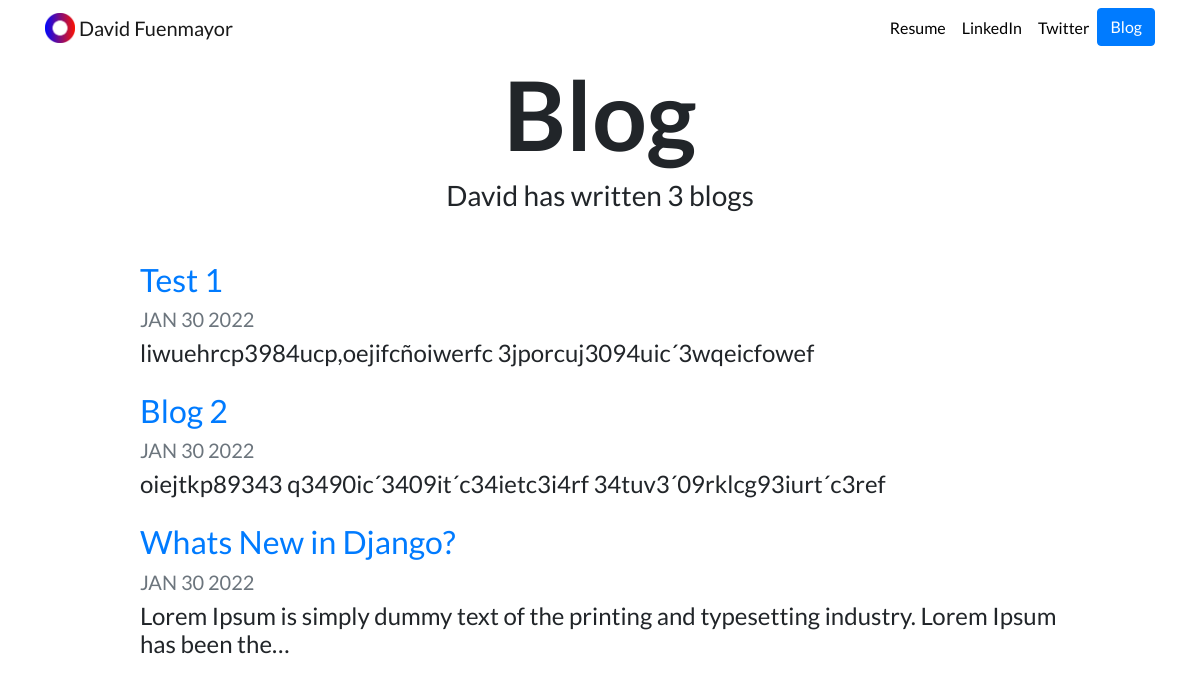
Screenshot of /blog/ with the database file from the repository.
### blog/models.py (models this page shows, shortened)
class Blog(models.Model):
    title = models.CharField(max_length=200)
    description = models.TextField()
    date = models.DateField()

### blog/views.py (the view)
# urls.py: path('', views.all_blogs, name='all_blogs'),
def all_blogs(request):
    blogs = Blog.objects.order_by('-date')
    return render(request, 'blog/all_blogs.html', {'blogs': blogs})

### blog/templates/blog/all_blogs.html
{% extends "portfolio/base.html" %}
{% load static %}
{% block content %}
<h1 id="blogtitle" class="font-weight-bold text-center">Blog</h1>
<h3 class="text-center mb-5">David has written {{ blogs.count }} blog{{ blogs.count|pluralize }}</h3>
{% for blog in blogs %}
<div class="row justify-content-center my-3">
  <div class="col-md-10">
    <a href="{% url 'blog:detail' blog.id %}">
      <h2>{{ blog.title }}</h2>
    </a>
    <h5 class="text-muted">{{ blog.date|date:'M d Y'|upper }}</h5>
    <h4>{{ blog.description|striptags|truncatechars:100 }}</h4>
  </div>
</div>
{% endfor %}
{% endblock %}

### portfolio/static/portfolio/custom.css (style rules this page uses)
body { font-family: 'Lato', sans-serif; }
#blogtitle { font-size: 6rem; }

### rows the page displays
Blog: title "Test 1", date "JAN 30 2022", description "liwuehrcp3984ucp,oejifcñoiwerfc 3jporcuj3094uic´3wqeicfowef"
Blog: title "Blog 2", date "JAN 30 2022", description "oiejtkp89343 q3490ic´3409it´c34ietc3i4rf 34tuv3´09rklcg93iurt´c3ref"
Blog: title "Whats New in Django?", date "JAN 30 2022", description "Lorem Ipsum is simply dummy text of the printing and typesetting industry. Lorem Ipsum has been the…"

### other values shown
{{ blogs.count }} "3"
